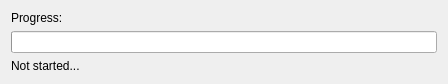
<?xml version="1.0" encoding="UTF-8"?>
<ui version="4.0">
 <class>ProgressWdgt</class>
 <widget class="QWidget" name="ProgressWdgt">
  <property name="geometry">
   <rect>
    <x>0</x>
    <y>0</y>
    <width>448</width>
    <height>83</height>
   </rect>
  </property>
  <property name="windowTitle">
   <string>Progress</string>
  </property>
  <layout class="QVBoxLayout" name="verticalLayout">
   <item>
    <widget class="QLabel" name="txtHeader">
     <property name="text">
      <string>Progress:</string>
     </property>
    </widget>
   </item>
   <item>
    <widget class="QProgressBar" name="progressBar"/>
   </item>
   <item>
    <widget class="QLabel" name="txtStatusInfo">
     <property name="text">
      <string>Not started...</string>
     </property>
    </widget>
   </item>
  </layout>
 </widget>
 <resources/>
 <connections/>
</ui>
